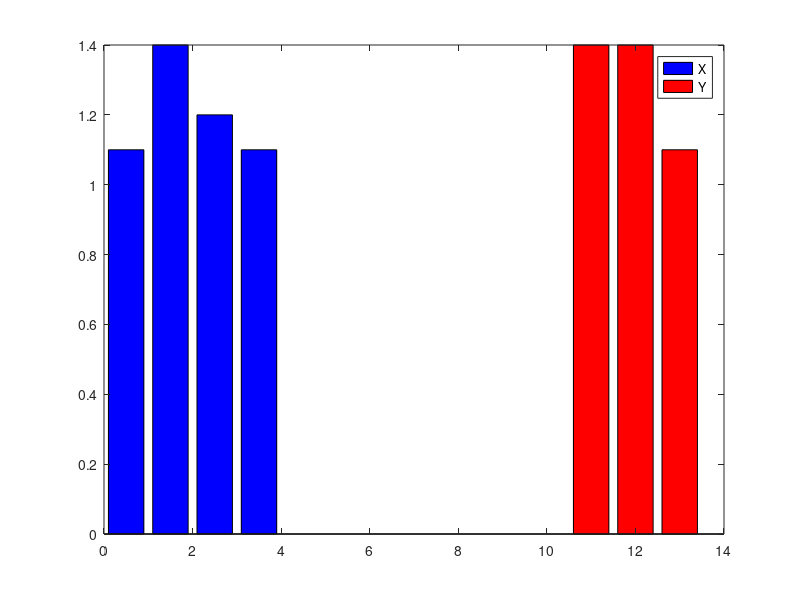

MATLAB code for this plot:
X=[1.1 1.4 1.2 1.1];
Y=[1.4 1.4 1.1];
a = [1 11] - 1;

bar((1:numel(X))+a(1)-0.5, X, 'b')
hold on
bar((1:numel(Y))+a(2), Y, 'r')
hold off
set(gca,'XTickMode','auto')
legend({'X','Y'})